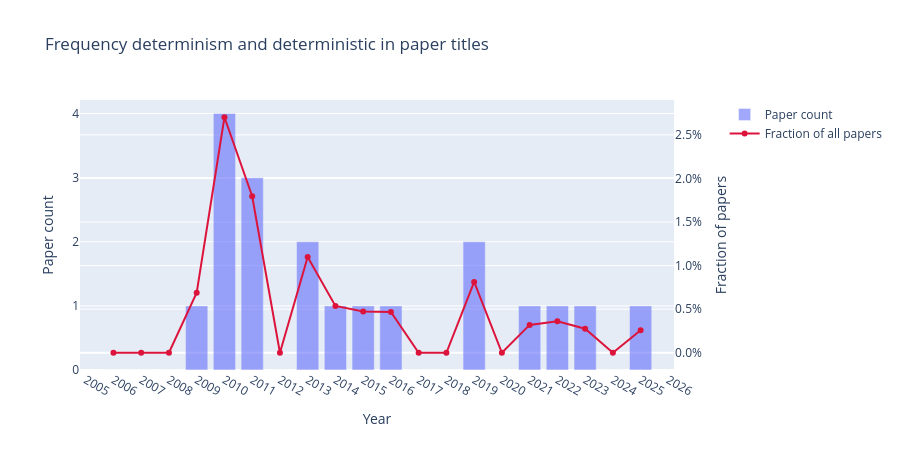

Here is the notebook cell this chart was saved with:
### Markdown cell above
## 4 · Determinism or deterministic in paper titles

### Code cell
from collections import defaultdict

counts_by_year: dict[int, int] = defaultdict(int)
totals_by_year: dict[int, int] = defaultdict(int)

for e in editions:
    year = e["year"]
    for p in e["papers"]:
        totals_by_year[year] += 1
        if "determinis" in p["title"].lower():
            counts_by_year[year] += 1

years = sorted(totals_by_year)
abs_counts = [counts_by_year[y] for y in years]
rel_freq = [counts_by_year[y] / totals_by_year[y] for y in years]

from plotly.subplots import make_subplots
fig = make_subplots(specs=[[{"secondary_y": True}]])
fig.add_bar(x=years, y=abs_counts, name="Paper count", opacity=0.6)
fig.add_scatter(x=years, y=rel_freq, name="Fraction of all papers",
                mode="lines+markers", line=dict(color="crimson", width=2),
                secondary_y=True)
fig.update_layout(
    title="Frequency determinism and deterministic in paper titles",
    xaxis=dict(dtick=1, title="Year"),
    hovermode="x unified",
    height=450,
)
fig.update_yaxes(title_text="Paper count", secondary_y=False)
fig.update_yaxes(title_text="Fraction of papers", tickformat=".1%", secondary_y=True)
fig.show()

### Figure 1 — Plotly figure (JSON) as saved in the notebook; plotly's stock layout.template omitted (floating-point values rounded to 4 significant figures)
{"data": [{"name": "Paper count", "opacity": 0.6, "type": "bar", "x": [2006, 2007, 2008, 2009, 2010, 2011, 2012, 2013, 2014, 2015, 2016, 2017, 2018, 2019, 2020, 2021, 2022, 2023, 2024, 2025], "y": [0, 0, 0, 1, 4, 3, 0, 2, 1, 1, 1, 0, 0, 2, 0, 1, 1, 1, 0, 1]}, {"line": {"color": "crimson", "width": 2}, "mode": "lines+markers", "name": "Fraction of all papers", "type": "scatter", "x": [2006, 2007, 2008, 2009, 2010, 2011, 2012, 2013, 2014, 2015, 2016, 2017, 2018, 2019, 2020, 2021, 2022, 2023, 2024, 2025], "xaxis": "x", "y": [0, 0, 0, 0.006897, 0.02703, 0.01796, 0, 0.01099, 0.005376, 0.004739, 0.004673, 0, 0, 0.00813, 0, 0.003195, 0.003623, 0.002762, 0, 0.002584], "yaxis": "y2"}], "layout": {"height": 450, "hovermode": "x unified", "title": {"text": "Frequency determinism and deterministic in paper titles"}, "xaxis": {"anchor": "y", "domain": [0, 0.94], "dtick": 1, "title": {"text": "Year"}}, "yaxis": {"anchor": "x", "domain": [0, 1], "title": {"text": "Paper count"}}, "yaxis2": {"anchor": "x", "overlaying": "y", "side": "right", "tickformat": ".1%", "title": {"text": "Fraction of papers"}}}}
